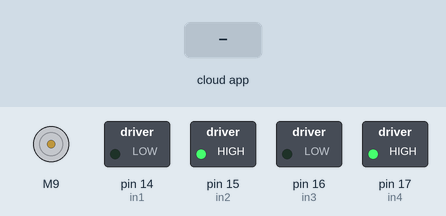
A sketch run on a simulated Arduino Uno, built with avr-gcc and run on an emulated ATmega328P. Parts: DC motor (green arrow = forward, orange = backward, longer = faster), switched loads named in the sketch (green lamp = pin HIGH). Inputs (shaded band) come from the test bench. The ROS host is connected and sends only what is stated; pins used as bus, display or sensor lines are not drawn.

Above: at 1.2 s.
1.3 s: the phone or cloud app sets vacuum_motor_velocity to 45
At 2.5 s:
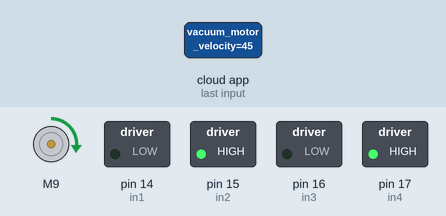
2.8 s: the phone or cloud app sets vacuum_motor_velocity to 90
At 3.9 s:
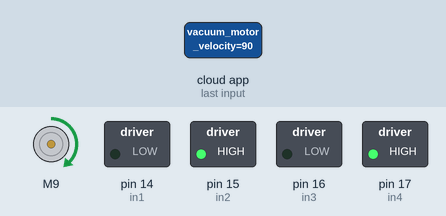
4.3 s: the phone or cloud app sets vacuum_motor_velocity to 180
At 5.2 s:
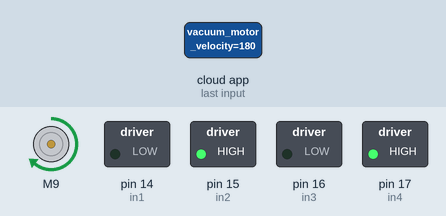
5.8 s: the phone or cloud app sets vacuum_motor_velocity to 0
At 6.3 s:
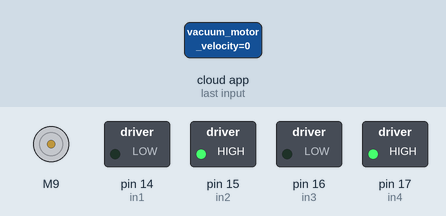
Timing chart, 0 to 8.3 s (numbered marks = the images above; inputs shaded):
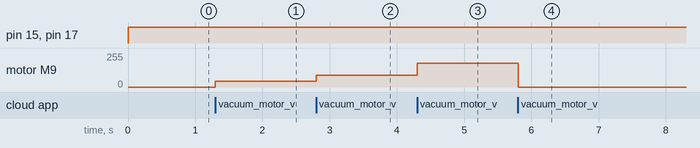

The sketch:

Vacuum.ino
```cpp
#include <ros.h>
#include <std_msgs/Int32.h>
#include "CytronMotorDriver.h"

int VacuumVelocity=0;
// Configure the motor driver.
CytronMD vacuummotor(PWM_DIR, 9, 13);  // PWM = Pin 3, DIR = Pin 4.

// Main Brush Motor

int enA = 9;
int in1 = 14;
int in2 = 15;

// Side Brush Motors

int enB = 9;
int in3 = 16;
int in4 = 17;

ros::NodeHandle nh;

void callBackFunctionMotorVacuum(const std_msgs::Int32 &VacuumVelocityROS){
  VacuumVelocity=VacuumVelocityROS.data;
}

//subscribers for vacuum motor
//vacuum motor
ros::Subscriber<std_msgs::Int32>VacuumMotorROSSubsciber("vacuum_motor_velocity",&callBackFunctionMotorVacuum);


// The setup routine runs ounce when you press reset.
void setup() {
  vacuummotor.setSpeed(VacuumVelocity);
   // Set all the motor control pins to outputs

  pinMode(enA, OUTPUT);
  pinMode(enB, OUTPUT);
  pinMode(in1, OUTPUT);
  pinMode(in2, OUTPUT);
  pinMode(in3, OUTPUT);
  pinMode(in4, OUTPUT);

  //Setup ROS Stuff
 nh.getHardware()->setBaud(9600);
 nh.initNode();
 //Subscribers


 nh.subscribe(VacuumMotorROSSubsciber);
}


// The loop routine runs over and over again forever.
void loop() {
  // Turn on motor A

  digitalWrite(in1, LOW);
  digitalWrite(in2, HIGH);

  // Set speed to 200 out of possible range 0~255

  analogWrite(enA, VacuumVelocity);

  // Turn on motor B

  digitalWrite(in3, LOW);
  digitalWrite(in4, HIGH);

  // Set speed to 200 out of possible range 0~255

  analogWrite(enB, VacuumVelocity);
  nh.spinOnce();
   vacuummotor.setSpeed(VacuumVelocity);
   delay(5);
}
```

Measured:
- after the input at 1.3 s, motor M9: stopped → forward 45/255 at once
- after the input at 2.8 s, motor M9: forward 45/255 → forward 90/255 at once
- after the input at 4.3 s, motor M9: forward 90/255 → forward 180/255 at once
- after the input at 5.8 s, motor M9: forward 180/255 → stopped at once
